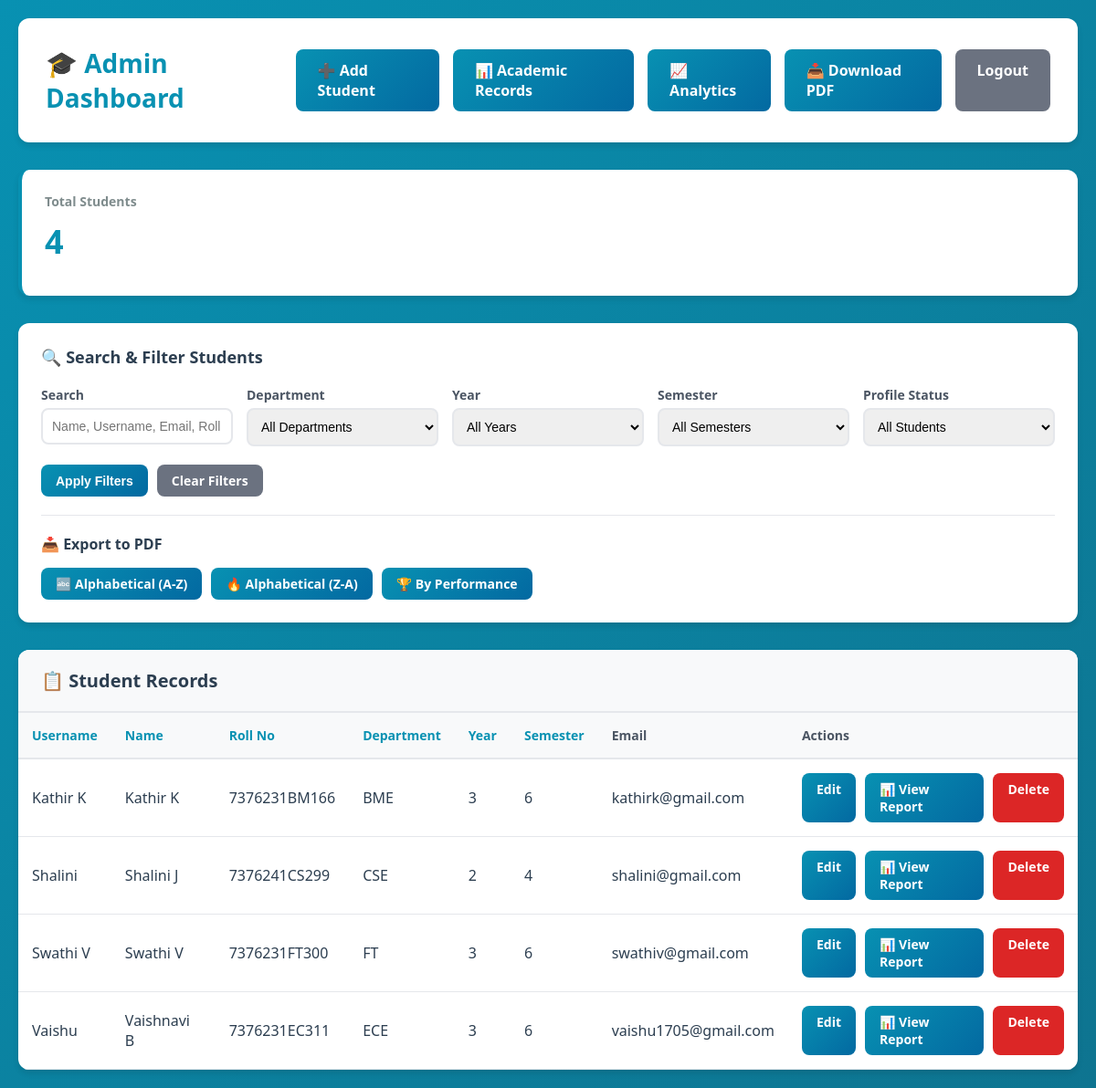
Page /admin_dashboard/?sort_by=user__username& (signed in) on the committed database.
### backend/students/models.py (models this page shows, shortened)
class Student(models.Model):
    user = models.OneToOneField(User, on_delete=models.CASCADE)
    name = models.CharField(max_length=100, blank=True, null=True)
    roll_no = models.CharField(max_length=50, blank=True, null=True)
    department = models.CharField(max_length=100, blank=True, null=True)
    year = models.IntegerField(blank=True, null=True)
    semester = models.IntegerField(blank=True, null=True)

### backend/students/views.py (the view, shortened to what this page needs)
# urls.py: path('admin_dashboard/', views.admin_dashboard, name='admin_dashboard'),
@login_required
def admin_dashboard(request):
    if not request.user.is_superuser:
        return redirect("student_dashboard")
    search = request.GET.get('search', '')
    department = request.GET.get('department', '')
    year = request.GET.get('year', '')
    semester = request.GET.get('semester', '')
    sort_by = request.GET.get('sort_by', 'name')
    show_incomplete = request.GET.get('show_incomplete', '')
    students = Student.objects.select_related('user').all()
    if department:
        students = students.filter(department=department)
    if year:
        students = students.filter(year=int(year))
    if semester:
        students = students.filter(semester=int(semester))
    if show_incomplete == 'yes':
        students = students.filter(
            models.Q(name__isnull=True) | models.Q(name='') |
            models.Q(department__isnull=True) | models.Q(department='')
        )
    if sort_by == 'name':
        students = students.order_by('name', 'user__username')
    else:
        students = students.order_by(sort_by)
    departments = Student.objects.values_list('department', flat=True).distinct().exclude(department__isnull=True).exclude(department='')
    return render(request, "admin_dashboard.html", {
        "students": students,
        "departments": departments,
        "search": search,
        "selected_department": department,
        "selected_year": year,
        "selected_semester": semester,
        "sort_by": sort_by,
        "show_incomplete": show_incomplete
    })

### frontend/templates/admin_dashboard.html (shortened to what this page needs)
<!DOCTYPE html>
<html lang="en">
<head>
</head>
<body>
    <div class="container">
        <div class="header">
            <h1>🎓 Admin Dashboard</h1>
            <div class="header-actions">
                <a href="{% url 'admin_add_student' %}" class="btn btn-primary">➕ Add Student</a>
                <a href="{% url 'admin_academic_records' %}" class="btn btn-primary">📊 Academic Records</a>
                <a href="{% url 'admin_analytics' %}" class="btn btn-primary">📈 Analytics</a>
                <a href="{% url 'export_students_pdf' %}?{{ request.GET.urlencode }}" class="btn btn-primary">📥 Download PDF</a>
                <a href="{% url 'logout' %}" class="btn btn-secondary">Logout</a>
            </div>
        </div>
        <div class="stats-grid">
            <div class="stat-card">
                <div class="label">Total Students</div>
                <div class="number">{{ students.count }}</div>
            </div>
        </div>
        <div class="filters-card">
            <div class="filters-title">🔍 Search & Filter Students</div>
            <form method="GET">
                <div class="filters-grid">
                    <div class="form-group">
                        <label>Search</label>
                        <input type="text" name="search" placeholder="Name, Username, Email, Roll No" value="{{ search }}">
                    </div>
                    <div class="form-group">
                        <label>Department</label>
                        <select name="department">
                            <option value="">All Departments</option>
                        </select>
                    </div>
                    <div class="form-group">
                        <label>Year</label>
                        <select name="year">
                            <option value="">All Years</option>
                        </select>
                    </div>
                    <div class="form-group">
                        <label>Semester</label>
                        <select name="semester">
                            <option value="">All Semesters</option>
                        </select>
                    </div>
                    <div class="form-group">
                        <label>Profile Status</label>
                        <select name="show_incomplete">
                            <option value="">All Students</option>
                        </select>
                    </div>
                </div>
                <div class="filter-actions">
                    <button type="submit" class="btn btn-primary btn-small">Apply Filters</button>
                    <a href="{% url 'admin_dashboard' %}" class="btn btn-secondary btn-small">Clear Filters</a>
                </div>
            </form>
            <hr style="margin: 20px 0; border: none; border-top: 1px solid #e5e7eb;">
            <div style="margin-top: 20px;">
                <h3 style="font-size: 16px; font-weight: 700; color: #2c3e50; margin-bottom: 15px;">📥 Export to PDF</h3>
                <div style="display: flex; gap: 10px; flex-wrap: wrap;">
                    <a href="{% url 'export_students_pdf' %}?{{ request.GET.urlencode }}&sort=name" class="btn btn-primary btn-small">🔤 Alphabetical (A-Z)</a>
                    <a href="{% url 'export_students_pdf' %}?{{ request.GET.urlencode }}&sort=name_desc" class="btn btn-primary btn-small">🔥 Alphabetical (Z-A)</a>
                    <a href="{% url 'export_students_pdf' %}?{{ request.GET.urlencode }}&sort=performance" class="btn btn-primary btn-small">🏆 By Performance</a>
                </div>
            </div>
        </div>
        <div class="table-card">
            <div class="table-header">
                <h2>📋 Student Records</h2>
            </div>
            {% if students %}
            <table>
                <thead>
                    <tr>
                        <th><a href="?sort_by=user__username&{{ request.GET.urlencode }}" class="sort-link">Username</a></th>
                        <th><a href="?sort_by=name&{{ request.GET.urlencode }}" class="sort-link">Name</a></th>
                        <th><a href="?sort_by=roll_no&{{ request.GET.urlencode }}" class="sort-link">Roll No</a></th>
                        <th><a href="?sort_by=department&{{ request.GET.urlencode }}" class="sort-link">Department</a></th>
                        <th><a href="?sort_by=year&{{ request.GET.urlencode }}" class="sort-link">Year</a></th>
                        <th><a href="?sort_by=semester&{{ request.GET.urlencode }}" class="sort-link">Semester</a></th>
                        <th>Email</th>
                        <th>Actions</th>
                    </tr>
                </thead>
                <tbody>
                    {% for student in students %}
                    <tr {% if not student.name or not student.department %}style="background: #fef3c7;"{% endif %}>
                        <td>{{ student.user.username }}</td>
                        <td>{{ student.name|default:"<span style='color: #dc2626; font-weight: 600;'>⚠️ Not Set</span>"|safe }}</td>
                        <td>{{ student.roll_no|default:"<span style='color: #dc2626; font-weight: 600;'>⚠️ Not Set</span>"|safe }}</td>
                        <td>{{ student.department|default:"<span style='color: #dc2626; font-weight: 600;'>⚠️ Not Set</span>"|safe }}</td>
                        <td>{{ student.year|default:"<span style='color: #dc2626; font-weight: 600;'>⚠️ Not Set</span>"|safe }}</td>
                        <td>{{ student.semester|default:"<span style='color: #dc2626; font-weight: 600;'>⚠️ Not Set</span>"|safe }}</td>
                        <td>{{ student.user.email|default:"—" }}</td>
                        <td>
                            <div class="actions">
                                <a href="{% url 'admin_edit_student' student.id %}" class="btn btn-primary btn-small">{% if not student.name or not student.department %}Complete Profile{% else %}Edit{% endif %}</a>
                                <a href="{% url 'admin_view_recommendations' student.id %}" class="btn btn-primary btn-small">📊 View Report</a>
                                <a href="{% url 'admin_delete_student' student.id %}" class="btn btn-danger btn-small" onclick="return confirm('Are you sure you want to delete this student?')">Delete</a>
                            </div>
                        </td>
                    </tr>
                    {% endfor %}
                </tbody>
            </table>
            {% else %}
            <div class="no-data">
                <h2>No students found</h2>
                <p>Try adjusting your filters or add a new student</p>
            </div>
            {% endif %}
        </div>
    </div>
</body>
</html>

### frontend/templates/admin_dashboard.html (style rules this page uses)
* { margin: 0; padding: 0; box-sizing: border-box; }
body { font-family: 'Segoe UI', Tahoma, Geneva, Verdana, sans-serif; background: linear-gradient(135deg, #0891b2 0%, #0e7490 100%); min-height: 100vh; padding: 20px; }
.container { max-width: 1400px; margin: 0 auto; }
.header { background: white; padding: 30px; border-radius: 12px; box-shadow: 0 4px 6px rgba(0, 0, 0, 0.1); margin-bottom: 30px; display: flex; justify-content: space-between; align-items: center; }
.header h1 { color: #0891b2; font-size: 28px; }
.header-actions { display: flex; gap: 15px; }
.btn { padding: 12px 24px; border: none; border-radius: 8px; font-weight: 600; cursor: pointer; text-decoration: none; display: inline-block; transition: all 0.3s; }
.btn-primary { background: linear-gradient(135deg, #0891b2 0%, #0369a1 100%); color: white; }
.btn-danger { background: #dc2626; color: white; }
.btn-secondary { background: #6b7280; color: white; }
.btn-small { padding: 8px 16px; font-size: 14px; }
.filters-card { background: white; padding: 25px; border-radius: 12px; box-shadow: 0 4px 6px rgba(0, 0, 0, 0.1); margin-bottom: 30px; }
.filters-title { font-size: 18px; font-weight: 700; color: #2c3e50; margin-bottom: 20px; }
.filters-grid { display: grid; grid-template-columns: repeat(auto-fit, minmax(200px, 1fr)); gap: 15px; margin-bottom: 20px; }
.form-group { display: flex; flex-direction: column; }
.form-group label { font-size: 14px; font-weight: 600; color: #4b5563; margin-bottom: 5px; }
.form-group input, .form-group select { padding: 10px; border: 2px solid #e5e7eb; border-radius: 8px; font-size: 14px; }
.filter-actions { display: flex; gap: 10px; }
.stats-grid { display: grid; grid-template-columns: repeat(auto-fit, minmax(200px, 1fr)); gap: 20px; margin-bottom: 30px; }
.stat-card { background: white; padding: 25px; border-radius: 12px; box-shadow: 0 4px 6px rgba(0, 0, 0, 0.1); border-left: 4px solid #0891b2; }
.stat-card .number { font-size: 36px; font-weight: 700; color: #0891b2; margin: 10px 0; }
.stat-card .label { color: #7f8c8d; font-size: 14px; font-weight: 600; }
.table-card { background: white; border-radius: 12px; box-shadow: 0 4px 6px rgba(0, 0, 0, 0.1); overflow: hidden; }
.table-header { padding: 20px 25px; background: #f8f9fa; border-bottom: 2px solid #e5e7eb; }
.table-header h2 { color: #2c3e50; font-size: 20px; }
table { width: 100%; border-collapse: collapse; }
thead { background: #f8f9fa; }
th { padding: 15px; text-align: left; font-weight: 600; color: #4b5563; font-size: 14px; border-bottom: 2px solid #e5e7eb; }
td { padding: 15px; border-bottom: 1px solid #e5e7eb; color: #2c3e50; }
.actions { display: flex; gap: 10px; }
.sort-link { color: #0891b2; text-decoration: none; font-weight: 600; }

### rows in the picture
Student: user.username "Kathir K", name "Kathir K", roll_no "7376231BM166", department "BME", year "3", semester "6", user.email "kathirk@gmail.com", shows "Edit"
Student: user.username "Shalini", name "Shalini J", roll_no "7376241CS299", department "CSE", year "2", semester "4", user.email "shalini@gmail.com", shows "Edit"
Student: user.username "Swathi V", name "Swathi V", roll_no "7376231FT300", department "FT", year "3", semester "6", user.email "swathiv@gmail.com", shows "Edit"
Student: user.username "Vaishu", name "Vaishnavi B", roll_no "7376231EC311", department "ECE", year "3", semester "6", user.email "vaishu1705@gmail.com", shows "Edit"

### other values in the picture
{{ students.count }} "4"
